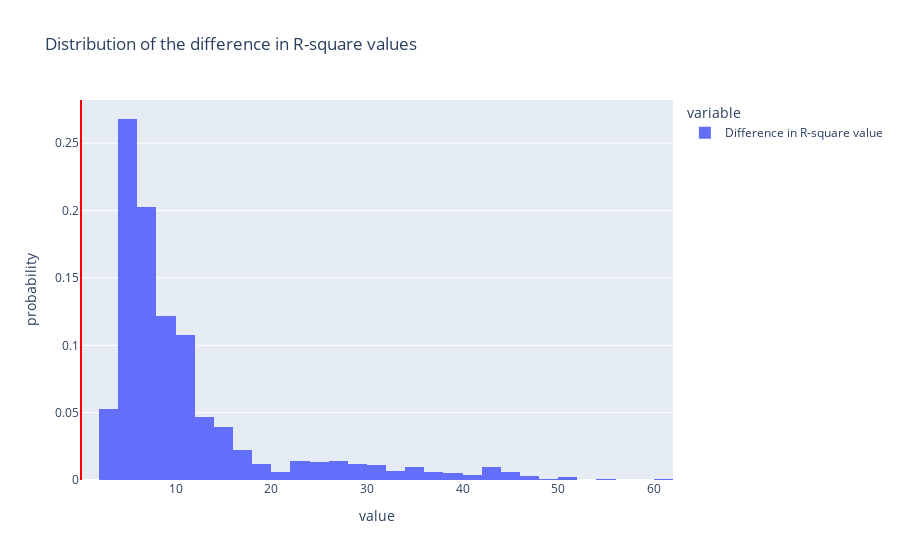

The notebook cell saved with this chart:
### Code cell
fig = px.histogram(pd.DataFrame(R_square_diff, columns=['Difference in R-square value']), 
                   histnorm='probability', 
                   title='Distribution of the difference in R-square values'
                  )              
fig.add_vline(x=observed, line_color='red')
fig.show()

### Figure 1 — Plotly figure (JSON) as saved in the notebook; plotly's stock layout.template omitted (floating-point values rounded to 4 significant figures; data arrays with more than 128 entries replaced by an {"elided": "..."} marker saying what was removed)
{"data": [{"alignmentgroup": "True", "bingroup": "x", "histnorm": "probability", "hovertemplate": "variable=Difference in R-square value<br>value=%{x}<br>probability=%{y}<extra></extra>", "legendgroup": "Difference in R-square value", "marker": {"color": "#636efa", "pattern": {"shape": ""}}, "name": "Difference in R-square value", "offsetgroup": "Difference in R-square value", "orientation": "v", "showlegend": true, "type": "histogram", "x": {"elided": "1000 float values"}, "xaxis": "x", "yaxis": "y"}], "layout": {"barmode": "relative", "legend": {"title": {"text": "variable"}, "tracegroupgap": 0}, "shapes": [{"line": {"color": "red"}, "type": "line", "x0": 0.1118, "x1": 0.1118, "xref": "x", "y0": 0, "y1": 1, "yref": "y domain"}], "title": {"text": "Distribution of the difference in R-square values"}, "xaxis": {"anchor": "y", "domain": [0, 1], "title": {"text": "value"}}, "yaxis": {"anchor": "x", "domain": [0, 1], "title": {"text": "probability"}}}}
